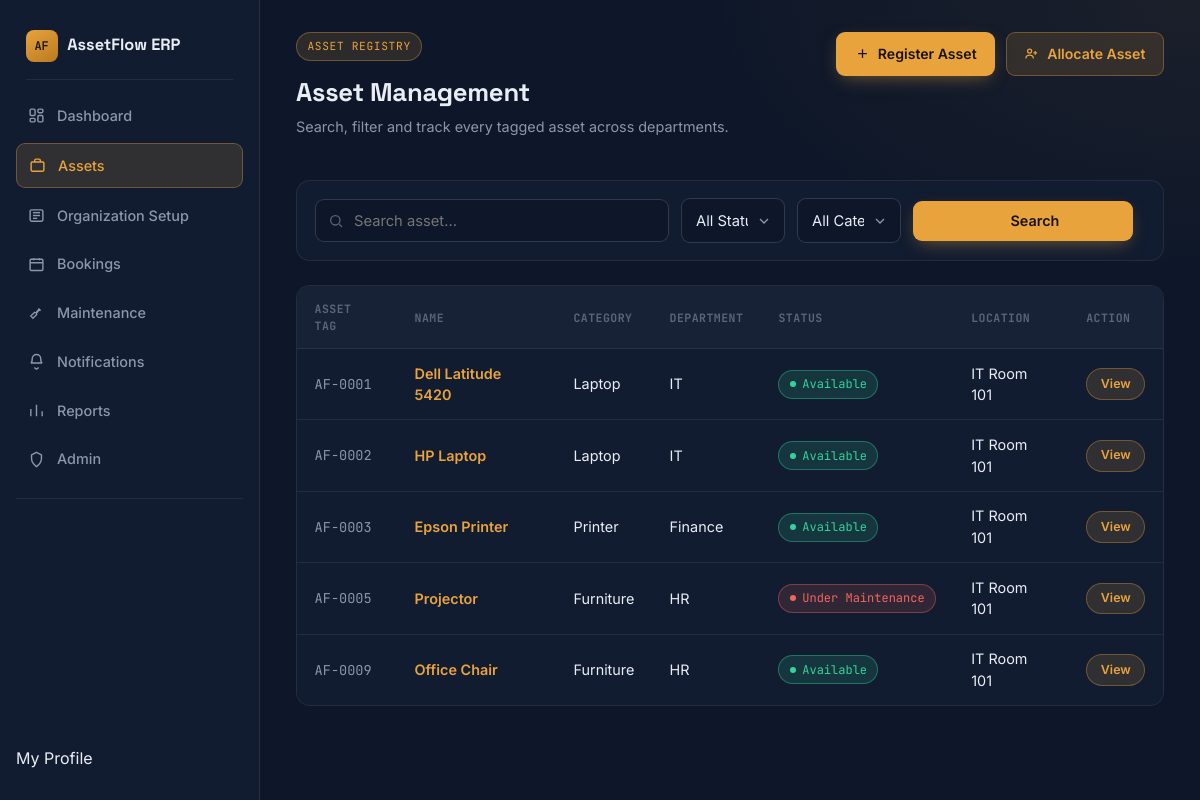
Before: /assets/ (signed in) with the older database file.
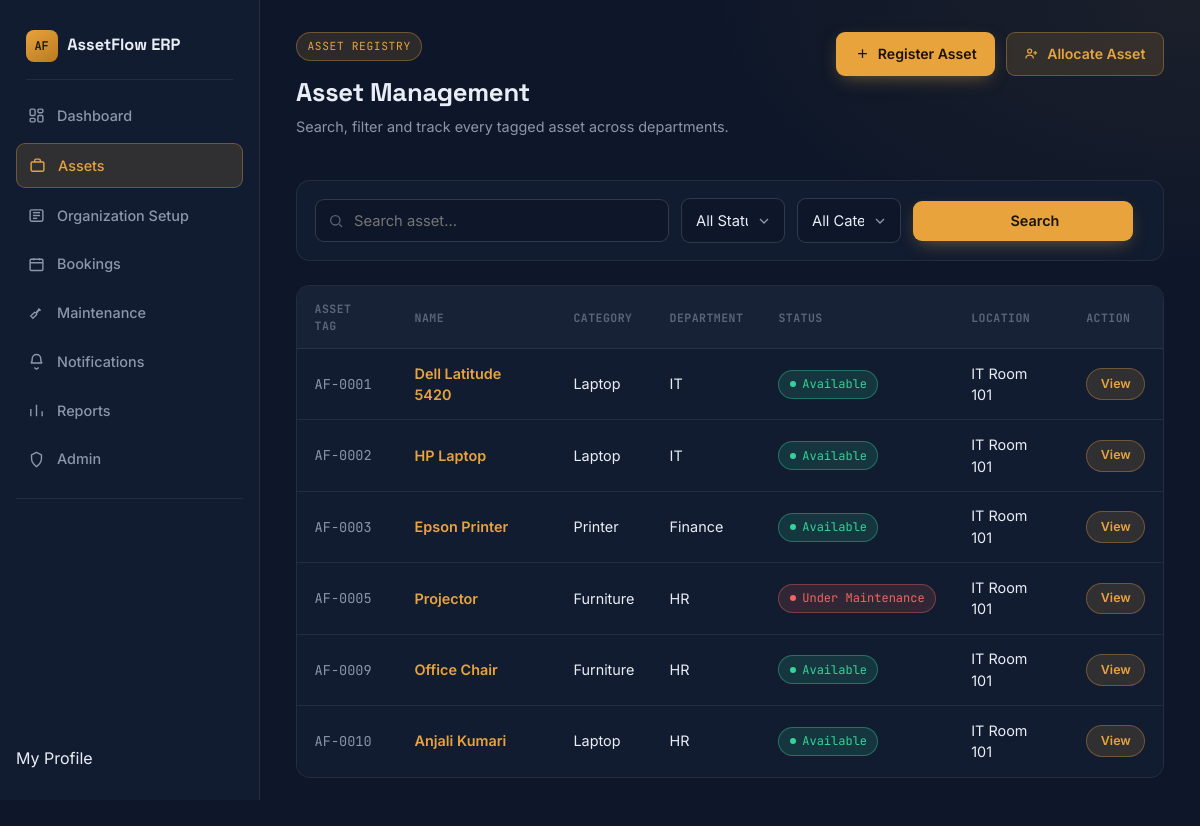
After: the same page with the newer database file.
### assets/models.py (models this page shows, shortened)
class Asset(models.Model):
    STATUS_CHOICES = [
        ("Available", "Available"),
        ("Allocated", "Allocated"),
        ("Reserved", "Reserved"),
        ("Under Maintenance", "Under Maintenance"),
        ("Lost", "Lost"),
        ("Retired", "Retired"),
        ("Disposed", "Disposed"),
    ]
    CONDITION_CHOICES = [
        ("Excellent", "Excellent"),
        ("Good", "Good"),
        ("Fair", "Fair"),
        ("Damaged", "Damaged"),
    ]
    asset_tag = models.CharField(
        max_length=20,
        unique=True,
        blank=True
    )
    name = models.CharField(max_length=150)
    category = models.ForeignKey(
        AssetCategory,
        on_delete=models.CASCADE
    )
    department = models.ForeignKey(
        Department,
        on_delete=models.SET_NULL,
        null=True,
        blank=True
    )
    serial_number = models.CharField(
        max_length=100,
        unique=True
    )
    acquisition_date = models.DateField()
    acquisition_cost = models.DecimalField(
        max_digits=10,
        decimal_places=2
    )
    location = models.CharField(max_length=100)
    condition = models.CharField(
        max_length=20,
        choices=CONDITION_CHOICES,
        default="Good"
    )
    status = models.CharField(
        max_length=30,
        choices=STATUS_CHOICES,
        default="Available"
    )
    shared_bookable = models.BooleanField(default=False)
    image = models.ImageField(
        upload_to="assets/",
        blank=True,
        null=True
    )

### organization/models.py (models this page shows)
class AssetCategory(models.Model):
    name = models.CharField(max_length=100)
    description = models.TextField(blank=True)
    def __str__(self):
        return self.name

class Department(models.Model):
    STATUS_CHOICES = [
        ('Active', 'Active'),
        ('Inactive', 'Inactive'),
    ]
    name = models.CharField(max_length=100, unique=True)
    parent_department = models.ForeignKey(
        'self',
        on_delete=models.SET_NULL,
        null=True,
        blank=True
    )
    status = models.CharField(
        max_length=10,
        choices=STATUS_CHOICES,
        default='Active'
    )
    def __str__(self):
        return self.name

### assets/views.py (the view)
# urls.py: path("", views.asset_list, name="asset_list"),
@login_required
def asset_list(request):
    assets = Asset.objects.all().order_by("asset_tag")
    search = request.GET.get("search")
    status = request.GET.get("status")
    category = request.GET.get("category")
    if search:
        assets = assets.filter(name__icontains=search)
    if status:
        assets = assets.filter(status=status)
    if category:
        assets = assets.filter(category_id=category)
    categories = AssetCategory.objects.all()
    context = {
        "assets": assets,
        "categories": categories,
    }
    return render(request, "assets/asset_list.html", context)

### templates/assets/asset_list.html (shortened to what this page needs)
{% extends "base.html" %}
{% block content %}
<div class="page-head">
    <div>
        <div class="eyebrow"><span>ASSET REGISTRY</span></div>
        <h2>Asset Management</h2>
        <p>Search, filter and track every tagged asset across departments.</p>
    </div>
    <div class="page-head-actions">
        <a href="{% url 'add_asset' %}" class="action-btn solid">
            <svg viewBox="0 0 24 24" fill="none" stroke-width="2"><path d="M12 5v14M5 12h14"/></svg>
            Register Asset
        </a>
        <a href="{% url 'allocate_asset' %}" class="action-btn outline">
            <svg viewBox="0 0 24 24" fill="none" stroke-width="2"><circle cx="9" cy="8" r="3.2"/><path d="M3 20c0-3.3 2.7-5.5 6-5.5s6 2.2 6 5.5"/><path d="M18 8v6M15 11h6"/></svg>
            Allocate Asset
        </a>
    </div>
</div>
<form method="GET" class="filter-bar">
    <div class="field-shell">
        <input type="text" name="search" placeholder="Search asset..." value="{{ request.GET.search }}">
    </div>
    <div style="display:flex; gap:12px;">
        <select name="status">
            <option value="">All Status</option>
        </select>
        <select name="category">
            <option value="">All Categories</option>
        </select>
    </div>
    <button type="submit">
        <svg viewBox="0 0 24 24" fill="none" stroke-width="2" width="15" height="15">
            <circle cx="11" cy="11" r="7" />
            <path d="M21 21l-4.3-4.3" />
        </svg>
        Search
    </button>
</form>
<div class="table-wrap">
    <table>
        <thead>
            <tr>
                <th>Asset Tag</th>
                <th>Name</th>
                <th>Category</th>
                <th>Department</th>
                <th>Status</th>
                <th>Location</th>
                <th>Action</th>
            </tr>
        </thead>
        <tbody>
            {% for asset in assets %}
            <tr>
                <td class="tag-mono">{{ asset.asset_tag }}</td>
                <td>
                    <a href="{% url 'asset_detail' asset.id %}">
                        {{ asset.name }}
                    </a>
                </td>
                <td>{{ asset.category }}</td>
                <td>{{ asset.department }}</td>
                <td><span class="status-badge badge-{{ asset.status|slugify }}">{{ asset.status }}</span></td>
                <td>{{ asset.location }}</td>
                <td>
                    <a href="{% url 'asset_detail' asset.id %}" class="view-link">
                        View
                    </a>
                </td>
            </tr>
            {% empty %}
            <tr class="empty-row">
                <td colspan="7">No assets found</td>
            </tr>
            {% endfor %}
        </tbody>
    </table>
</div>
{% endblock %}

Changed rows visible on the page:
added Asset: asset_tag "AF-0010", name "Anjali Kumari", category "Laptop", department "HR", status "Available", location "IT Room 101"
